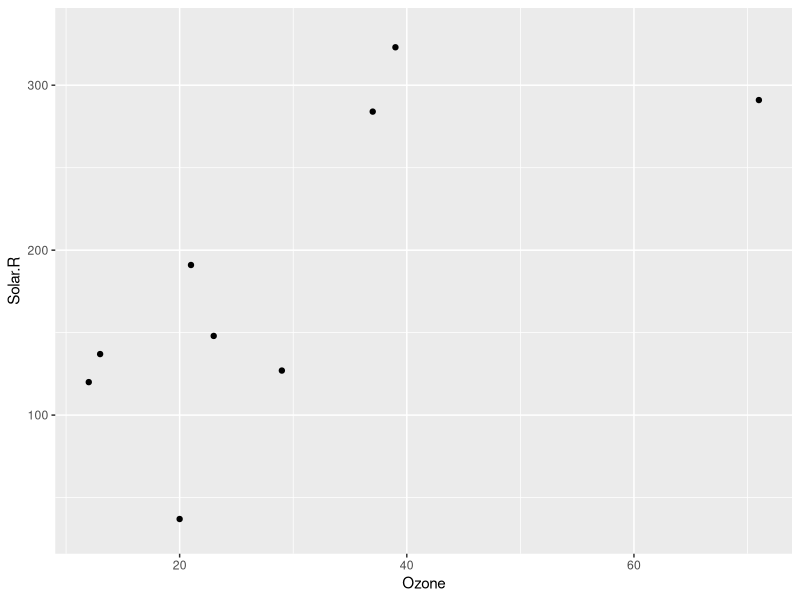

R code for this plot: (Note: this script raises an error after producing the figure.)
View(airquality)

library(tidyverse)
library(tibble)


air_quality_june <- airquality %>% 
  filter(Month == 6) %>% 
  select(Month, Temp, Wind, Day, Solar.R, Ozone) %>% 
  filter(Wind >= 8) 

colSums(is.na(air_quality_june))


summary(air_quality_june)

air_quality_june_plot <- ggplot(data = air_quality_june, aes(x = Ozone, y = Solar.R)) +
  geom_point()


air_quality_june_plot


temp_finder <- function(month_num, day_num){
  day_temp <- filter(airquality, month_num == Month, day_num == Day)
  return(day_temp$Temp)
}

temp_finder(5, 1)


wind_function <- function(day, month){

wind_df <- tribble(~day, ~month, ~wind,
                   1, 8, 10,
                   1, 9, 12, 
                   1, 10, 14,
                   1, 11, 16, 
                   1, 12, 18) 


    
  return(wind)
  }

  
wind_function(1, 8)  



